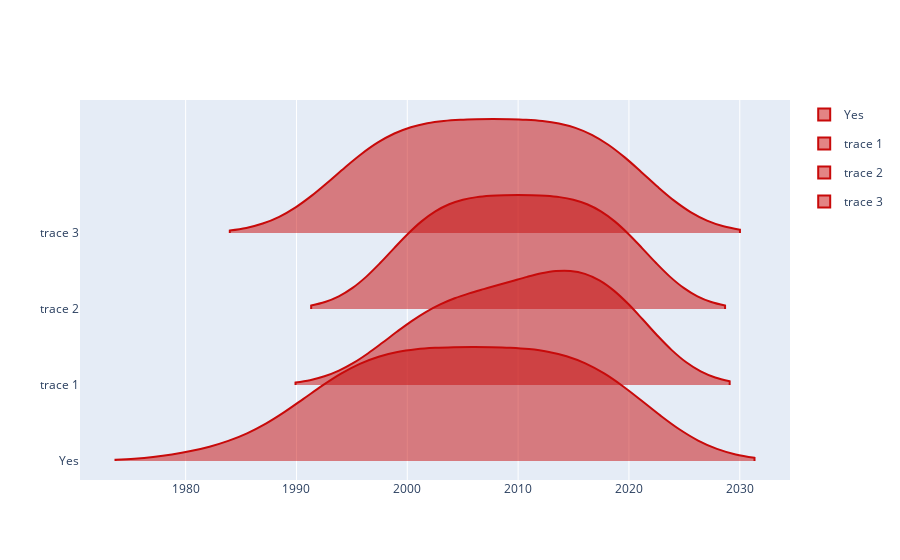

Notebook code for this chart:
### Code cell
import plotly.graph_objects as go
from plotly.colors import n_colors
import numpy as np

data=df

fig = go.Figure()


fig.add_trace(go.Violin(x=data['Publication Years'][ data['sat'] == 'T/P' ], line_color=color,legendgroup='No',scalegroup='Yes', name='Yes'))

fig.add_trace(go.Violin(x=data['Publication Years'][ data['sat'] == 'HY-2' ], line_color=color))
fig.add_trace(go.Violin(x=data['Publication Years'][ data['sat'] == 'Cryosat' ], line_color=color))
fig.add_trace(go.Violin(x=data['Publication Years'][ data['sat'] == 'ENVISAT' ], line_color=color))
fig.update_traces(orientation='h', side='positive', width=3, points=False)
# fig.update_layout(xaxis_showgrid=False, xaxis_zeroline=False)
fig.show()

### Figure 1 — Plotly figure (JSON) as saved in the notebook; plotly's stock layout.template omitted (floating-point values rounded to 4 significant figures)
{"data": [{"legendgroup": "No", "line": {"color": "rgb(200.0, 10.0, 10.0)"}, "name": "Yes", "orientation": "h", "points": false, "scalegroup": "Yes", "side": "positive", "type": "violin", "width": 3, "x": [2004, 2003, 2002, 2001, 1999, 2006, 2000, 2010, 1997, 2005, 2007, 2011, 1998, 2008, 2009, 2013, 2015, 2012, 1995, 2016, 2014, 2018, 2019, 1994, 2021, 1996, 2020, 2017, 1992, 1993, 1991, 1984]}, {"line": {"color": "rgb(200.0, 10.0, 10.0)"}, "orientation": "h", "points": false, "side": "positive", "type": "violin", "width": 3, "x": [2021, 2020, 2019, 2017, 2014, 2015, 2018, 2013, 2016, 2012, 2011, 2004, 2010, 1998, 2000, 2002, 2003, 2006, 2007, 2008]}, {"line": {"color": "rgb(200.0, 10.0, 10.0)"}, "orientation": "h", "points": false, "side": "positive", "type": "violin", "width": 3, "x": [2021, 2018, 2020, 2019, 2017, 2015, 2016, 2014, 2013, 2012, 2004, 2002, 2010, 2009, 2011, 2001, 2005, 2006, 1999, 2000, 2003, 2007, 2008]}, {"line": {"color": "rgb(200.0, 10.0, 10.0)"}, "orientation": "h", "points": false, "side": "positive", "type": "violin", "width": 3, "x": [2015, 2018, 2014, 2016, 2012, 2017, 2019, 2021, 2013, 2010, 2020, 2009, 2011, 2007, 2008, 2006, 2004, 2003, 2005, 2002, 1998, 2001, 1999, 2000, 1993, 1995, 1996, 1997]}], "layout": {"autosize": true, "xaxis": {"autorange": true, "range": [1970.0, 2035.0], "type": "linear"}, "yaxis": {"autorange": true, "range": [-0.25, 4.75], "type": "category"}}}
